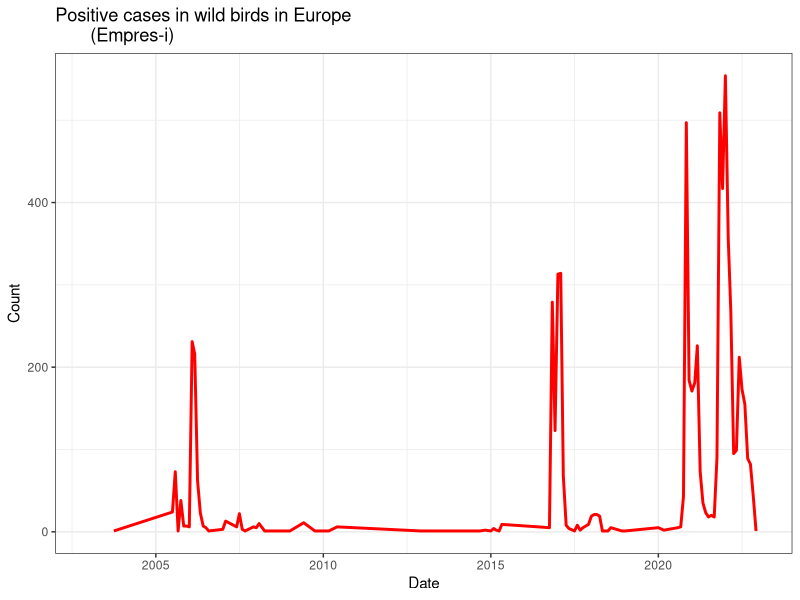
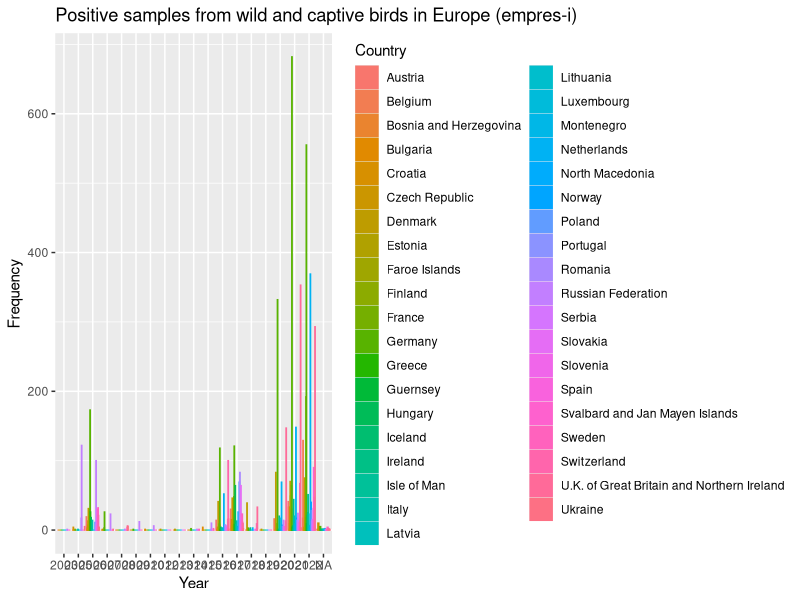
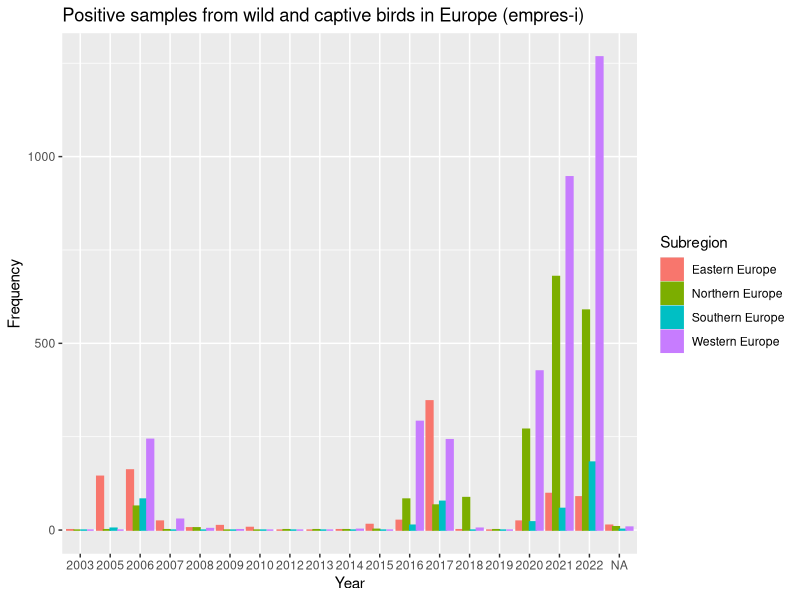
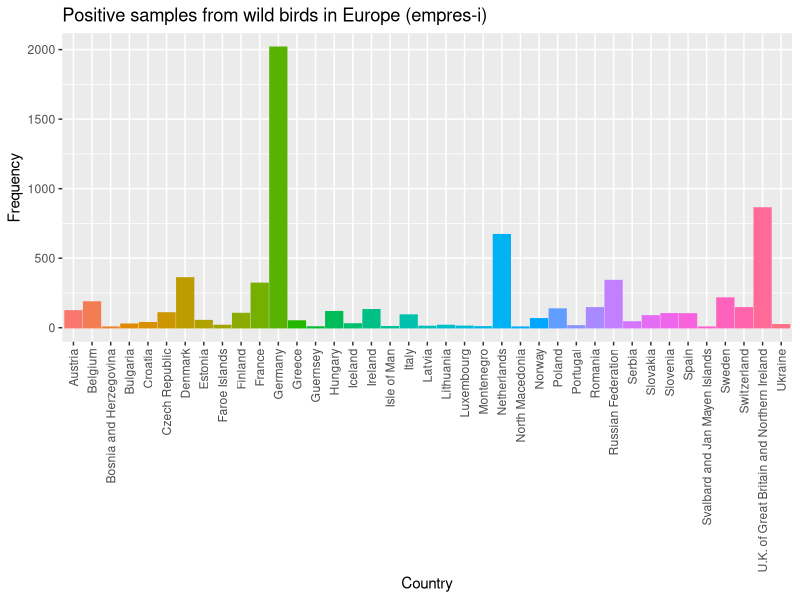
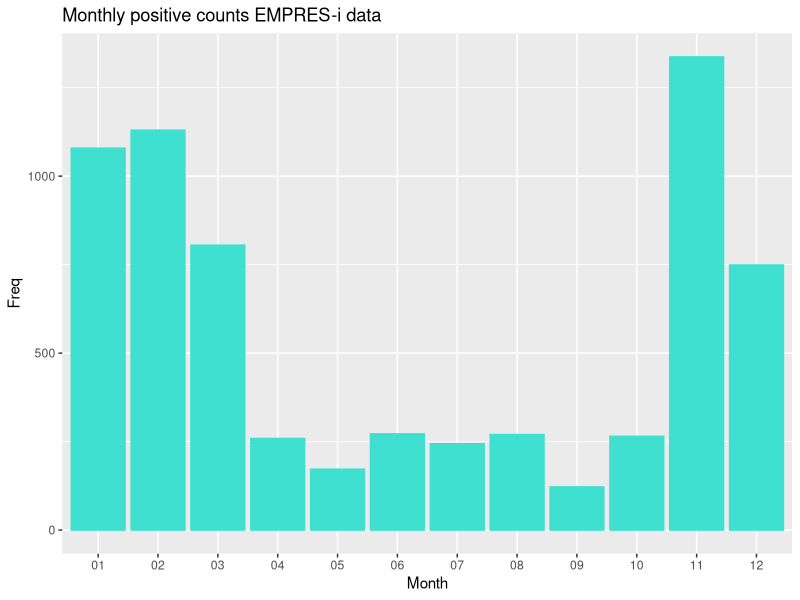

Write the R code that produced these figures, in order.
# 06/12/2022

### Looking at the data from the FAO empres-i data set.
### this was filtered to be confirmed cases of avian influenza in wild birds only. 

rm(list = ls())
library(tidyverse)
library(ggplot2)
library(zoo)

empres_europe_pos <- read.csv("data/flu_data/empresi_wild_confirmed_europe.csv")
# empres_europe_pos_capt <- read.csv("data/flu_data/empresi_captive_confirmed_europe.csv")

# empres_europe_pos <- rbind(empres_europe_pos, empres_europe_pos_capt)

# we don't need to humans affected of human deaths columns. 
empres_europe_pos <- dplyr::select(empres_europe_pos, !c(Humans.affected, Human.deaths))

# convert the dates of observed and reported dates into date format and extract year
empres_europe_pos$obs_date <- strptime(empres_europe_pos$Observation.date..dd.mm.yyyy.,
                                           format = "%d/%m/%Y")
empres_europe_pos$obs_year <- format(empres_europe_pos$obs_date, format = "%Y")
empres_europe_pos$obs_month <- format(empres_europe_pos$obs_date, format = "%m")

empres_europe_pos$rep_date <- strptime(empres_europe_pos$Report.date..dd.mm.yyyy.,
                                       format = "%d/%m/%Y")
empres_europe_pos$rep_year <- format(empres_europe_pos$rep_date, format = "%Y")
empres_europe_pos$rep_month <- format(empres_europe_pos$rep_date, format = "%m")

# how many NA values in each column of the data
colSums(is.na(empres_europe_pos))

# look at the data available for the subtypes that are available 

empres_euro_subtypes <- as.data.frame(table(empres_europe_pos$Serotype)) %>%
  separate(Var1, c("subtype", "pathogenicity"))

empres_euro_subtypes[which(is.na(empres_euro_subtypes$pathogenicity)), "pathogenicity"] <-
  empres_euro_subtypes[which(is.na(empres_euro_subtypes$pathogenicity)), "subtype"]
  
# write.csv(empres_euro_subtypes, "output/empres_subtypes_summary.csv")

# No missing data in any of the columns except for the observation date. 
# Let's see how much difference there is between the dates

empres_europe_pos$obs_rep_time_diff <- abs(empres_europe_pos$obs_date - empres_europe_pos$rep_date)
units(empres_europe_pos$obs_rep_time_diff) <- "days"
empres_europe_pos$obs_rep_time_diff <- round(empres_europe_pos$obs_rep_time_diff)


## plot a time series of the cases. 
empres_europe_pos$obs_month_year <- format(empres_europe_pos$obs_date, format = "%m/%Y")

obs_counts <- empres_europe_pos %>% group_by(obs_month_year) %>% count()
obs_counts$date <- as.Date(zoo::as.yearmon(obs_counts$obs_month_year, "%m/%Y"))

ggplot(obs_counts, aes(x = date, y = n)) + 
  geom_line( col = "red", size = 1) + 
  labs(title = "Positive cases in wild birds in Europe 
       (Empres-i)", x = "Date", y = "Count") + 
  theme_bw() + 
  xlim(c(as.Date("2003-01-01"), as.Date("2023-01-01")))

#ggsave("plots/timeline_empres.png")


table(empres_europe_pos$Country)
table(empres_europe_pos$Diagnosis.status) # just checking they are all confirmed! 
sort(unique(empres_europe_pos$Country))

table(empres_europe_pos$Species)
## will need to filter for anything that isn't a bird as think there are a few mammals

pos_data_counts <- empres_europe_pos %>%
  dplyr::count(as.factor(Country),as.factor(obs_year),.drop=FALSE) %>%
  rename(Country = "as.factor(Country)", Year = "as.factor(obs_year)")

ggplot(pos_data_counts, aes(x = Year, y = n, 
                                   fill = Country, colour = Country)) + 
  geom_bar(stat = "identity", position = "dodge") + 
  labs(x = "Year", y = "Frequency", title = "Positive samples from wild and captive birds in Europe (empres-i)")

# Bit too busy to be of much use. 


# could group by subregion instead.
empres_europe_pos %>%
  dplyr::count(as.factor(Subregion),as.factor(obs_year),.drop=FALSE) %>%
  rename(Subregion = "as.factor(Subregion)", Year = "as.factor(obs_year)") %>%
ggplot(., aes(x = Year, y = n, 
                            fill = Subregion, colour = Subregion)) + 
  geom_bar(stat = "identity", position = "dodge") + 
  labs(x = "Year", y = "Frequency", title = "Positive samples from wild and captive birds in Europe (empres-i)")

# or just by country over whole period.
country_data <- empres_europe_pos %>%
  dplyr::count(as.factor(Country),.drop=FALSE) %>%
  rename(Country = "as.factor(Country)") %>%
  ggplot(., aes(x = Country, y = n, 
               fill = Country, colour = Country)) + 
  geom_bar(stat = "identity", position = "dodge") + 
  labs(x = "Country", y = "Frequency", title = "Positive samples from wild birds in Europe (empres-i)") + 
  theme(axis.text.x = element_text(angle = 90, vjust = 0.5, hjust=1), legend.position = "none")
#ggsave("plots/by_country_empres.png")

country_data

## table of species
species_table <- as.data.frame(table(empres_europe_pos$Species))
# write.csv(species_table, "output/species_empresi_pos.csv")

# Look at how many entries per month

month_counts <- as.data.frame(table(empres_europe_pos$obs_month))
month_counts$Var1 <- as.character(month_counts$Var1)
ggplot(data = month_counts, aes(x = Var1, y = Freq)) + 
  geom_bar(stat = "identity", col = "turquoise", fill = "turquoise") + 
  labs(x = "Month", title = "Monthly positive counts EMPRES-i data") 
